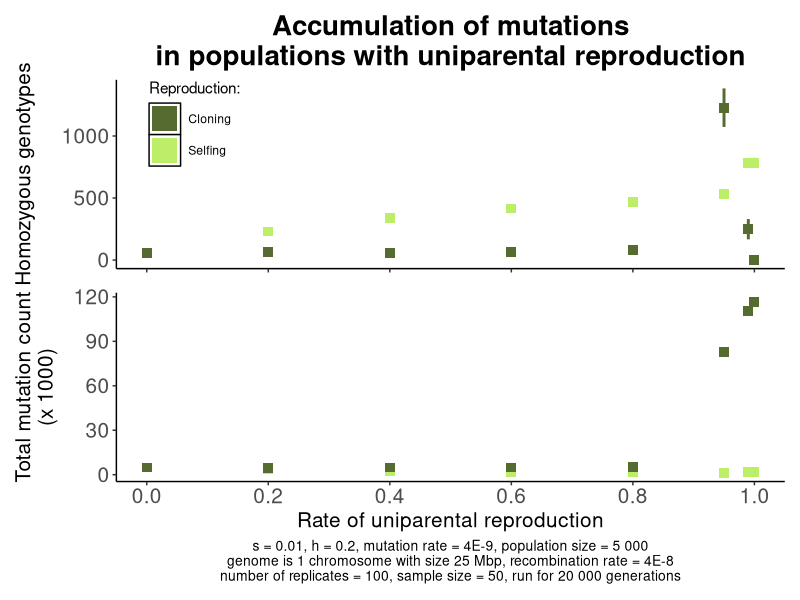
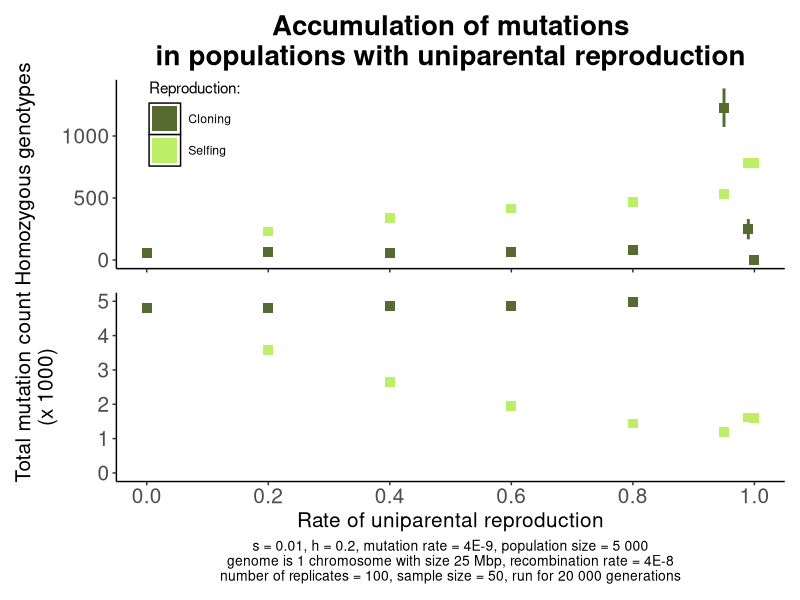
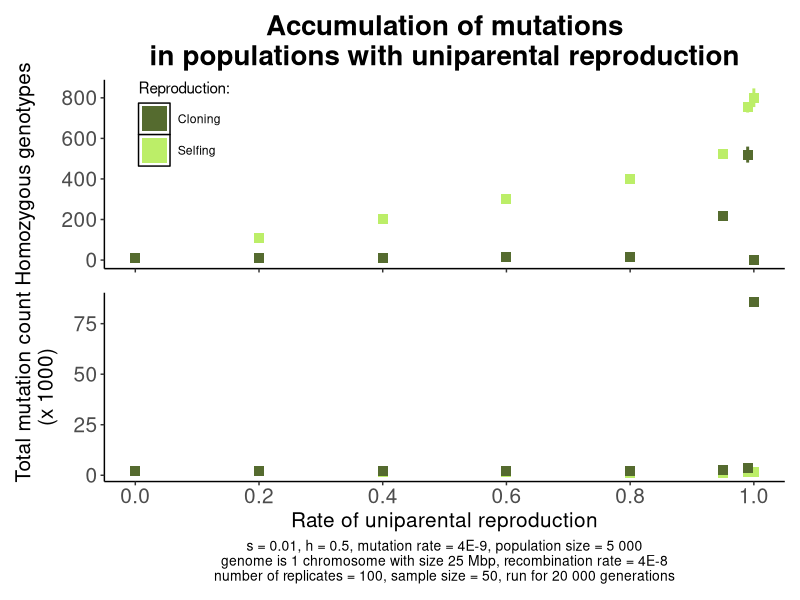
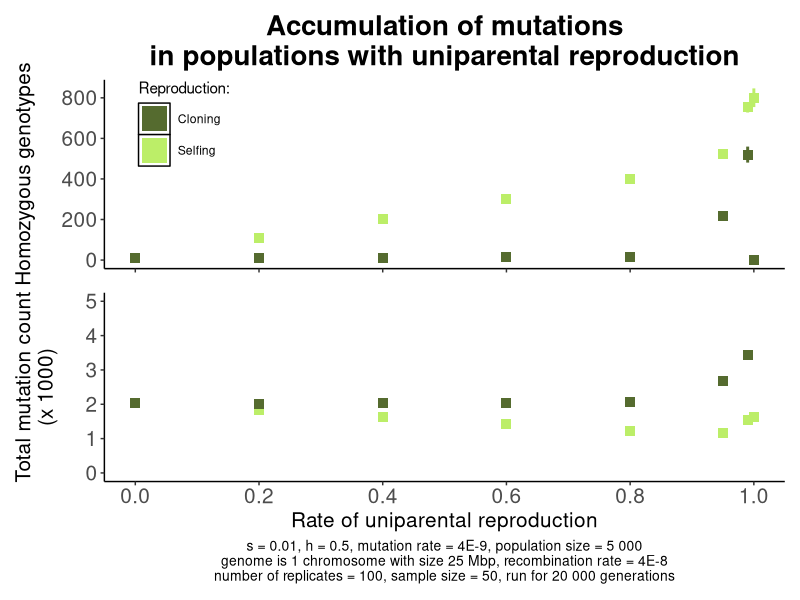

Generate these figures, in order, with R:
library(ggplot2)
library(patchwork)
library(dplyr)

replicate_number=100
colours <- c("Selfing"="darkolivegreen2","Cloning"="darkolivegreen")

Selfing_recessive_load_all <- read.csv("Data_selfing_recessive_load.csv")
Selfing_additive_load_all <- read.csv("Data_selfing_additive_load.csv")
Selfing_fixed_mutations_all <- read.csv("Data_selfing_fixed_mutations.csv")

Cloning_recessive_load_all <- read.csv("Data_cloning_recessive_load.csv")
Cloning_additive_load_all <- read.csv("Data_cloning_additive_load.csv")
Cloning_fixed_mutations_all <- read.csv("Data_cloning_fixed_mutations.csv")

for (h_coefficient in c(0.2, 0.5)) {

filename_rec_selfing <- Selfing_recessive_load_all %>% filter(Dominance_coefficient == h_coefficient)
filename_add_selfing <- Selfing_additive_load_all %>% filter(Dominance_coefficient == h_coefficient)
filename_fix_selfing <- Selfing_fixed_mutations_all %>% filter(Dominance_coefficient == h_coefficient)

Selfing_rec_max <- filename_rec_selfing$Expected_recessive_load+1.96*filename_rec_selfing$SD_recessive_load/sqrt(replicate_number)
Selfing_rec_min <- filename_rec_selfing$Expected_recessive_load-1.96*filename_rec_selfing$SD_recessive_load/sqrt(replicate_number)

Selfing_add_max <- filename_add_selfing$Expected_additive_load+1.96*filename_add_selfing$SD_additive_load/sqrt(replicate_number)
Selfing_add_min <- filename_add_selfing$Expected_additive_load-1.96*filename_add_selfing$SD_additive_load/sqrt(replicate_number)


filename_rec_cloning <- Cloning_recessive_load_all %>% filter(Dominance_coefficient == h_coefficient)
filename_add_cloning <- Cloning_additive_load_all %>% filter(Dominance_coefficient == h_coefficient)
filename_fix_cloning <- Cloning_fixed_mutations_all %>% filter(Dominance_coefficient == h_coefficient)


Cloning_rec_max <- filename_rec_cloning$Expected_recessive_load+1.96*filename_rec_cloning$SD_recessive_load/sqrt(replicate_number)
Cloning_rec_min <- filename_rec_cloning$Expected_recessive_load-1.96*filename_rec_cloning$SD_recessive_load/sqrt(replicate_number)

Cloning_add_max <- filename_add_cloning$Expected_additive_load+1.96*filename_add_cloning$SD_additive_load/sqrt(replicate_number)
Cloning_add_min <- filename_add_cloning$Expected_additive_load-1.96*filename_add_cloning$SD_additive_load/sqrt(replicate_number)


Plot_recessive <- ggplot()+
	geom_point(data = filename_rec_selfing, aes(x = Uniparenting_rate, y = Expected_recessive_load), color = "darkolivegreen2", size=3, shape=15)+
	geom_linerange(data = filename_rec_selfing, 
			aes(x=Uniparenting_rate, 
			    ymax=Selfing_rec_max, 
			    ymin=Selfing_rec_min), color="darkolivegreen2", size=1)+
 
 	geom_point(data=filename_rec_cloning, aes(x=Uniparenting_rate, y=Expected_recessive_load), color="darkolivegreen", size=3, shape=15)+
	geom_linerange(data=filename_rec_cloning, 
			aes(x=Uniparenting_rate, 
			    ymax=Cloning_rec_max, 
			    ymin=Cloning_rec_min), color="darkolivegreen", size=1)+
	
	labs(y="Homozygous genotypes",
	     x="Rate of uniparental reproduction",
	     title="Accumulation of mutations\nin populations with uniparental reproduction")+
	 theme(panel.grid.major=element_blank(),
    	      panel.grid.minor=element_blank(),
    	      panel.background=element_blank(),
    	      axis.line = element_line(color="black"),
    	      
    	      plot.title=element_text(size=20, hjust=0.5, face="bold"),
	      plot.subtitle=element_text(size=15, hjust=1, face="bold"),
	      axis.title.y=element_text(size=15),
	      axis.title.x=element_blank(),
	      
	      axis.text.x=element_text(size=0),
	      axis.text.y=element_text(size=15),
	      
	      legend.position="none")+
	scale_colour_manual(values = colours)+
	scale_x_continuous(breaks=seq(0, 1, 0.2))
		   
Plot_additive <- ggplot()+
	geom_point(data=filename_add_selfing, aes(x=Uniparenting_rate, y=Expected_additive_load/1000, colour="Selfing"), size=3, shape=15)+
	geom_linerange(data=filename_add_selfing, 
			aes(x=Uniparenting_rate, 
			    ymax=Selfing_add_max/1000, 
			    ymin=Selfing_add_min/1000), color="darkolivegreen2", size=1, 
			key_glyph = draw_key_rect)+
	
	geom_point(data=filename_add_cloning, aes(x=Uniparenting_rate, y=Expected_additive_load/1000, colour="Cloning"), size=3, shape=15)+
	geom_linerange(data=filename_add_cloning, 
			aes(x=Uniparenting_rate, 
			    ymax=Cloning_add_max/1000, 
			    ymin=Cloning_add_min/1000), color="darkolivegreen", size=1, 
			key_glyph = draw_key_rect)+
	
	labs(x="Rate of uniparental reproduction",
	     y="Total mutation count\n(x 1000)",
	     caption=paste("s = 0.01, h = ", h_coefficient, ", mutation rate = 4E-9, population size = 5 000\ngenome is 1 chromosome with size 25 Mbp, recombination rate = 4E-8\nnumber of replicates = ", replicate_number,", sample size = 50, run for 20 000 generations", sep=""),
	     colour="Reproduction: ")+
	theme(panel.grid.major=element_blank(),
    	      panel.grid.minor=element_blank(),
    	      panel.background=element_blank(),
    	      axis.line = element_line(color="black"),
    	      
	      plot.caption=element_text(size=10, hjust=0.5),
	      plot.subtitle=element_text(size=15, hjust=1, face="bold"), 
	      axis.title.y=element_text(size=15),
	      axis.title.x=element_text(size=15),
	      
	      axis.text.x=element_text(size=15),
	      axis.text.y=element_text(size=15),
	      
	      legend.position=c(0.12, 1.9),
	      legend.key = element_rect(fill = "white"))+

	guides(colour = guide_legend(override.aes = list(size = 8)))+
		
	scale_colour_manual(values = colours)+
	scale_x_continuous(breaks=seq(0, 1, 0.2))

Plot_additive_2 <- ggplot()+
	geom_point(data=filename_add_selfing, aes(x=Uniparenting_rate, y=Expected_additive_load/1000, colour="Selfing"), size=3, shape=15)+
	geom_linerange(data=filename_add_selfing, 
			aes(x=Uniparenting_rate, 
			    ymax=Selfing_add_max/1000, 
			    ymin=Selfing_add_min/1000), color="darkolivegreen2", size=1, 
			key_glyph = draw_key_rect)+
	
	geom_point(data=filename_add_cloning, aes(x=Uniparenting_rate, y=Expected_additive_load/1000, colour="Cloning"), size=3, shape=15)+
	geom_linerange(data=filename_add_cloning, 
			aes(x=Uniparenting_rate, 
			    ymax=Cloning_add_max/1000, 
			    ymin=Cloning_add_min/1000), color="darkolivegreen", size=1, 
			key_glyph = draw_key_rect)+
	
	labs(x="Rate of uniparental reproduction",
	     y="Total mutation count\n(x 1000)",
	     caption=paste("s = 0.01, h = ", h_coefficient, ", mutation rate = 4E-9, population size = 5 000\ngenome is 1 chromosome with size 25 Mbp, recombination rate = 4E-8\nnumber of replicates = ", replicate_number,", sample size = 50, run for 20 000 generations", sep=""),
	     colour="Reproduction: ")+
	theme(panel.grid.major=element_blank(),
    	      panel.grid.minor=element_blank(),
    	      panel.background=element_blank(),
    	      axis.line = element_line(color="black"),
    	      
	      plot.caption=element_text(size=10, hjust=0.5),
	      plot.subtitle=element_text(size=15, hjust=1, face="bold"), 
	      axis.title.y=element_text(size=15),
	      axis.title.x=element_text(size=15),
	      
	      axis.text.x=element_text(size=15),
	      axis.text.y=element_text(size=15),
	      
	      legend.position=c(0.12, 1.9),
	      legend.key = element_rect(fill = "white"))+

	guides(colour = guide_legend(override.aes = list(size = 8)))+
		
	scale_colour_manual(values = colours)+
	scale_x_continuous(breaks=seq(0, 1, 0.2))+
	scale_y_continuous(limits=c(0, 5))

Plot <- Plot_recessive/Plot_additive
Plot_2 <- Plot_recessive/Plot_additive_2

plot_name <- paste("Figure_Mutation_accumulation_selfing_vs_cloning_", h_coefficient, ".png",sep="")
ggsave(filename=plot_name,
	plot=Plot,
	dpi=600)

plot_name_2 <- paste("Figure_Mutation_accumulation_selfing_vs_cloning_", h_coefficient, "v2.png",sep="")
ggsave(filename=plot_name_2,
	plot=Plot_2,
	dpi=600)
}
